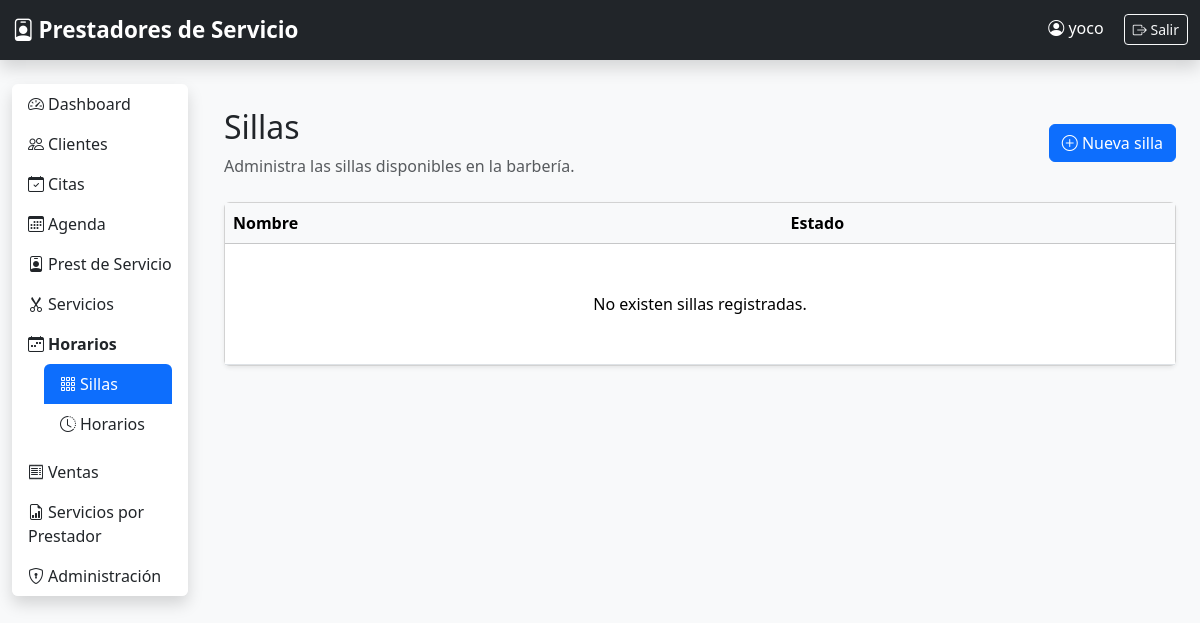
The page /horarios/sillas/ (signed in) on the database as committed earlier.
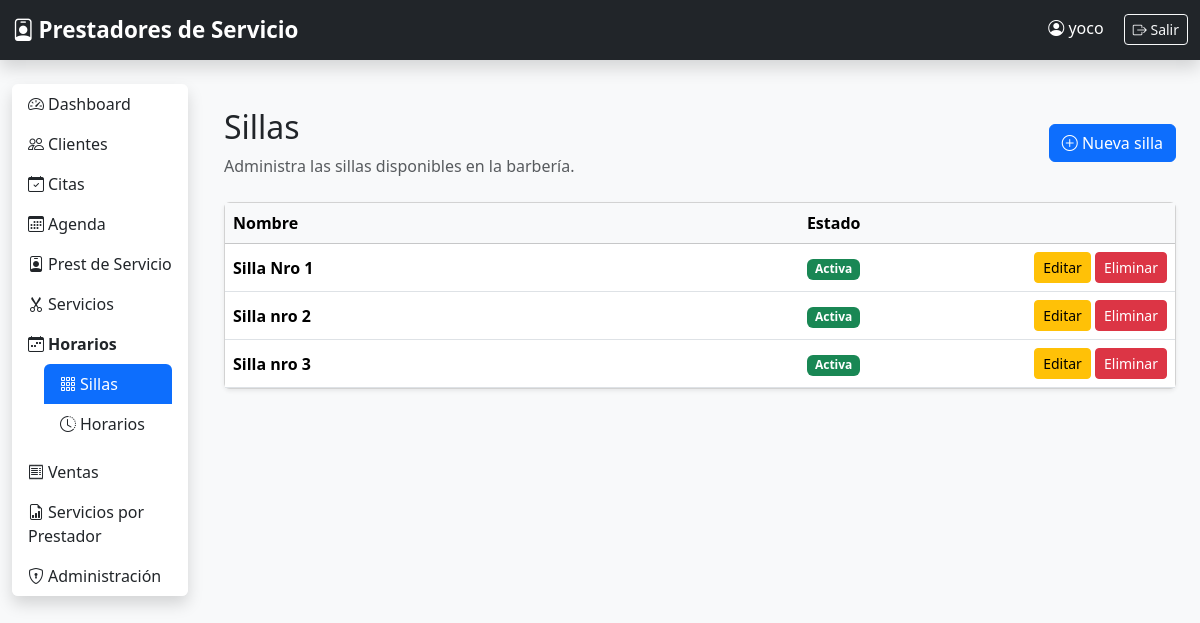
The same page on the database as committed later.
### seguridad/models.py (models this page shows, shortened)
class Usuario(AbstractUser):
    telefono = models.CharField(max_length=20, blank=True)

### horarios/models.py (models this page shows, shortened)
class Silla(models.Model):
    nombre = models.CharField(
        max_length=50,
        unique=True,
        verbose_name="Nombre",
    )
    activa = models.BooleanField(
        default=True,
        verbose_name="Activa",
    )
    class Meta:
        ordering = ["nombre"]
        verbose_name = "Silla"
        verbose_name_plural = "Sillas"

### horarios/views.py (the view)
@login_required
def listar_sillas(request):
    sillas = Silla.objects.all().order_by("nombre")
    contexto = {
        "sillas": sillas,
        "titulo": "Sillas",
        "descripcion": (
            "Administra las sillas disponibles en la barbería."
        ),
    }
    return render(
        request,
        "horarios/sillas/lista.html",
        contexto,
    )

### horarios/templates/horarios/sillas/lista.html (shortened to what this page needs)
{% extends "base.html" %}
{% block content %}
<div class="container py-4">
    <div class="d-flex justify-content-between align-items-center mb-4">
        <div>
            <h2>{{ titulo }}</h2>
            <p class="text-muted mb-0">{{ descripcion }}</p>
        </div>
        <a href="{% url 'horarios:crear_silla' %}"
           class="btn btn-primary">
            <i class="bi bi-plus-circle"></i>
            Nueva silla
        </a>
    </div>
    <div class="card shadow-sm">
        <div class="table-responsive">
            <table class="table table-hover align-middle mb-0">
                <thead class="table-light">
                    <tr>
                        <th>Nombre</th>
                        <th class="text-center">Estado</th>
                        <th width="180"></th>
                    </tr>
                </thead>
                <tbody>
                {% for silla in sillas %}
                    <tr>
                        <td>
                            <strong>{{ silla.nombre }}</strong>
                        </td>
                        <td class="text-center">
                            {% if silla.activa %}
                                <span class="badge bg-success">
                                    Activa
                                </span>
                            {% else %}
                                <span class="badge bg-secondary">
                                    Inactiva
                                </span>
                            {% endif %}
                        </td>
                        <td class="text-end">
                            <a href="{% url 'horarios:editar_silla' silla.id %}"
                               class="btn btn-sm btn-warning">
                                Editar
                            </a>
                            <a href="{% url 'horarios:eliminar_silla' silla.id %}"
                               class="btn btn-sm btn-danger">
                                Eliminar
                            </a>
                        </td>
                    </tr>
                {% empty %}
                    <tr>
                        <td colspan="3" class="text-center py-5">
                            No existen sillas registradas.
                        </td>
                    </tr>
                {% endfor %}
                </tbody>
            </table>
        </div>
    </div>
</div>
{% endblock %}

### templates/base.html (shortened to what this page needs)
{% load static %}
<!DOCTYPE html>
<html lang="es">
<head>
    <link href="https://cdn.jsdelivr.net/npm/bootstrap@5.3.7/dist/css/bootstrap.min.css" rel="stylesheet">
    <link href="https://cdn.jsdelivr.net/npm/bootstrap-icons@1.13.1/font/bootstrap-icons.min.css" rel="stylesheet">
    <link rel="stylesheet" href="{% static 'css/style.css' %}">
</head>
<body class="bg-light">
<nav class="navbar navbar-expand-lg navbar-dark bg-dark shadow">
    <div class="container-fluid">
        <a class="navbar-brand fw-bold" href="{% url 'dashboard' %}">
            <i class="bi bi-person-badge me-1"></i>Prestadores de Servicio
        </a>
        <div class="ms-auto">
            {% if user.is_authenticated %}
                <span class="text-white me-3">
                    <i class="bi bi-person-circle"></i>
                    {% if user.first_name or user.last_name %}
                        {{ user.first_name }} {{ user.last_name }}
                    {% else %}
                        {{ user.username }}
                    {% endif %}
                </span>
                <a href="{% url 'cerrar_sesion' %}" class="btn btn-outline-light btn-sm">
                    <i class="bi bi-box-arrow-right"></i> Salir
                </a>
            {% endif %}
        </div>
    </div>
</nav>
<div class="container-fluid mt-4">
    <div class="row">
        {% if user.is_authenticated %}
            <div class="col-md-2 mb-4">
                <div class="list-group shadow">
                    <a href="{% url 'dashboard' %}" class="list-group-item list-group-item-action {% if request.resolver_match.url_name == 'dashboard' %}active{% endif %}">
                        <i class="bi bi-speedometer2 me-1"></i>Dashboard
                    </a>
                    <a href="{% url 'clientes:lista_clientes' %}" class="list-group-item list-group-item-action {% if request.resolver_match.namespace == 'clientes' %}active{% endif %}">
                        <i class="bi bi-people me-1"></i>Clientes
                    </a>
                    <a href="{% url 'citas:listar_citas' %}" class="list-group-item list-group-item-action {% if request.resolver_match.namespace == 'citas' and request.resolver_match.url_name == 'listar_citas' %}active{% endif %}">
                        <i class="bi bi-calendar-check me-1"></i>Citas
                    </a>
                    <a href="{% url 'citas:agenda_citas' %}" class="list-group-item list-group-item-action {% if request.resolver_match.namespace == 'citas' and request.resolver_match.url_name == 'agenda_citas' %}active{% endif %}">
                        <i class="bi bi-calendar3 me-1"></i>Agenda
                    </a>
                    <a href="{% url 'barberos:lista_barberos' %}" class="list-group-item list-group-item-action {% if request.resolver_match.namespace == 'barberos' %}active{% endif %}">
                        <i class="bi bi-person-badge me-1"></i>Prest de Servicio
                    </a>
                    <a href="{% url 'servicios:lista' %}" class="list-group-item list-group-item-action {% if request.resolver_match.namespace == 'servicios' %}active{% endif %}">
                        <i class="bi bi-scissors me-1"></i>Servicios
                    </a>
                    <div class="list-group-item">
                        <div class="fw-bold mb-2"><i class="bi bi-calendar-week me-1"></i>Horarios</div>
                        <div class="list-group ms-3">
                            <a href="{% url 'horarios:listar_sillas' %}" class="list-group-item list-group-item-action {% if request.resolver_match.url_name == 'listar_sillas' or request.resolver_match.url_name == 'crear_silla' or request.resolver_match.url_name == 'editar_silla' or request.resolver_match.url_name == 'eliminar_silla' or request.resolver_match.url_name == 'cambiar_estado_silla' %}active{% endif %}">
                                <i class="bi bi-grid-3x3-gap me-1"></i>Sillas
                            </a>
                            <a href="{% url 'horarios:listar_horarios' %}" class="list-group-item list-group-item-action ">
                                <i class="bi bi-clock-history me-1"></i>Horarios
                            </a>
                        </div>
                    </div>
                    <a href="{% url 'ventas:lista' %}" class="list-group-item list-group-item-action {% if request.resolver_match.namespace == 'ventas' and request.resolver_match.url_name != 'reporte_servicios' %}active{% endif %}">
                        <i class="bi bi-receipt me-1"></i>Ventas
                    </a>
                    <a href="{% url 'ventas:reporte_servicios' %}" class="list-group-item list-group-item-action ">
                        <i class="bi bi-file-earmark-bar-graph me-1"></i>Servicios por Prestador
                    </a>
                    <a href="{% url 'admin:index' %}" class="list-group-item list-group-item-action {% if request.resolver_match.namespace == 'admin' %}active{% endif %}">
                        <i class="bi bi-shield-lock me-1"></i>Administración
                    </a>
                </div>
            </div>
            <main class="col-md-10">
        {% else %}
            <main class="col-12">
        {% endif %}
            {% block content %}{% endblock %}
            </main>
    </div>
</div>
</body>
</html>

### templates/static/css/style.css (style rules this page uses)
body { font-family: "Segoe UI", sans-serif; }
.list-group-item { border: none; }
.list-group-item.active { background:#0d6efd; }
.navbar-brand { font-size:1.4rem; }

Rows that differ between the two databases and show on the page:
added Silla: nombre "Silla Nro 1", activa "Activa"
added Silla: nombre "Silla nro 2", activa "Activa"
added Silla: nombre "Silla nro 3", activa "Activa"
Other text that changed with them:
text no longer shown: "No existen sillas registradas."
